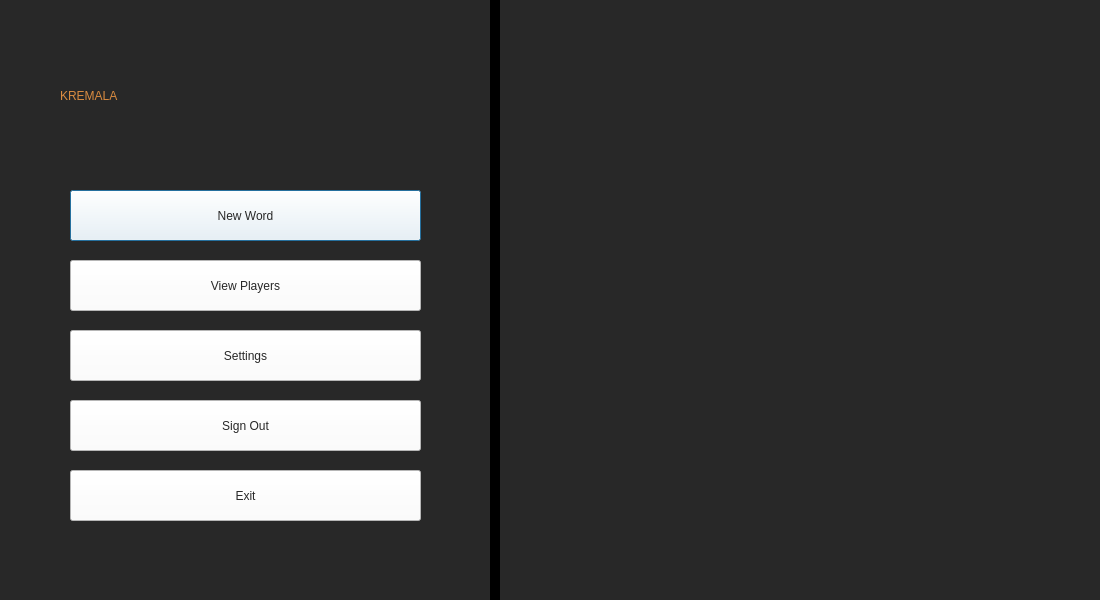
<?xml version="1.0" encoding="UTF-8"?>
<ui version="4.0">
 <class>Dialog</class>
 <widget class="QDialog" name="Dialog">
  <property name="geometry">
   <rect>
    <x>0</x>
    <y>0</y>
    <width>1100</width>
    <height>600</height>
   </rect>
  </property>
  <property name="windowTitle">
   <string>Dialog</string>
  </property>
  <property name="styleSheet">
   <string notr="true">background-color: rgb(40, 40, 40);</string>
  </property>
  <widget class="QLabel" name="label_2">
   <property name="geometry">
    <rect>
     <x>60</x>
     <y>60</y>
     <width>381</width>
     <height>71</height>
    </rect>
   </property>
   <property name="styleSheet">
    <string notr="true">color: rgb(217, 139, 64);
font: 60pt &quot;Algerian&quot;;</string>
   </property>
   <property name="text">
    <string>KREMALA</string>
   </property>
  </widget>
  <widget class="QPushButton" name="newWordButton">
   <property name="geometry">
    <rect>
     <x>70</x>
     <y>190</y>
     <width>351</width>
     <height>51</height>
    </rect>
   </property>
   <property name="styleSheet">
    <string notr="true">color: rgb(40, 40, 40);
background-color: rgb(255, 255, 255);
font: 26pt &quot;Cooper Black&quot;;</string>
   </property>
   <property name="text">
    <string>New Word</string>
   </property>
  </widget>
  <widget class="QPushButton" name="viewPlayersButton">
   <property name="geometry">
    <rect>
     <x>70</x>
     <y>260</y>
     <width>351</width>
     <height>51</height>
    </rect>
   </property>
   <property name="styleSheet">
    <string notr="true">color: rgb(40, 40, 40);
background-color: rgb(255, 255, 255);
font: 26pt &quot;Cooper Black&quot;;</string>
   </property>
   <property name="text">
    <string>View Players</string>
   </property>
  </widget>
  <widget class="QPushButton" name="exitButton">
   <property name="geometry">
    <rect>
     <x>70</x>
     <y>470</y>
     <width>351</width>
     <height>51</height>
    </rect>
   </property>
   <property name="styleSheet">
    <string notr="true">color: rgb(40, 40, 40);
background-color: rgb(255, 255, 255);
font: 26pt &quot;Cooper Black&quot;;</string>
   </property>
   <property name="text">
    <string>Exit</string>
   </property>
  </widget>
  <widget class="QFrame" name="frame">
   <property name="geometry">
    <rect>
     <x>490</x>
     <y>-50</y>
     <width>16</width>
     <height>701</height>
    </rect>
   </property>
   <property name="styleSheet">
    <string notr="true">background-color: rgb(0, 0, 0);</string>
   </property>
   <property name="frameShape">
    <enum>QFrame::StyledPanel</enum>
   </property>
   <property name="frameShadow">
    <enum>QFrame::Raised</enum>
   </property>
  </widget>
  <widget class="QLabel" name="label">
   <property name="geometry">
    <rect>
     <x>500</x>
     <y>0</y>
     <width>600</width>
     <height>600</height>
    </rect>
   </property>
   <property name="text">
    <string/>
   </property>
   <property name="pixmap">
    <pixmap>../Images/hangmand.png</pixmap>
   </property>
   <property name="scaledContents">
    <bool>true</bool>
   </property>
  </widget>
  <widget class="QPushButton" name="signOutButton">
   <property name="geometry">
    <rect>
     <x>70</x>
     <y>400</y>
     <width>351</width>
     <height>51</height>
    </rect>
   </property>
   <property name="styleSheet">
    <string notr="true">color: rgb(40, 40, 40);
background-color: rgb(255, 255, 255);
font: 26pt &quot;Cooper Black&quot;;</string>
   </property>
   <property name="text">
    <string>Sign Out</string>
   </property>
  </widget>
  <widget class="QPushButton" name="settingsButton">
   <property name="geometry">
    <rect>
     <x>70</x>
     <y>330</y>
     <width>351</width>
     <height>51</height>
    </rect>
   </property>
   <property name="styleSheet">
    <string notr="true">color: rgb(40, 40, 40);
background-color: rgb(255, 255, 255);
font: 26pt &quot;Cooper Black&quot;;</string>
   </property>
   <property name="text">
    <string>Settings</string>
   </property>
  </widget>
 </widget>
 <resources/>
 <connections/>
</ui>
